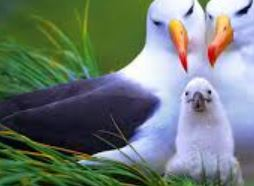
%> input picture img.jpg, 254 x 186 px
$ octave tensor4.m   (GNU Octave 9; MATLAB toolbox functions it lacks are replaced by stand-ins)
%> lines starting %> are read from the running program, lines starting %| are printed output that depends on the picture
clear all;close all;clc
[filename,filepath]=uigetfile('.jpg','输入一个图像');% read a picture
%> the answer given: img.jpg
file=strcat(filepath,filename);
IMG=imread(file);
%> IMG is the input picture: size 186x254x3 uint8; mean R, G, B 110, 123.2, 117.1
IMG = double(rgb2gray(IMG));% Convert to gray image
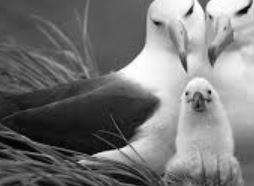
%> IMG: size 186x254 double; min 1, max 255, mean 118.5
figure('name','Gray image'),imshow(mat2gray(IMG));
I = imresize(IMG,[30,10]);% resize to be easy to verify. Also can be [30 10]
[m,n] = size(I);
%> m = 30; n = 10

 % X*Q make every column of X move to the right circularly
 Q = [zeros(n-1,1),eye(n-1);1,zeros(1,n-1)];

 % P*X make every row of X move down
 P = [zeros(1,m-1),1;eye(m-1),zeros(m-1,1)];

 % Initialize a four-dimensional tensor. Concretely,
 % the first and second dimension show the picture,
 % the third dimension repensents the picture moved to the right ordinal
 % times,
 % and the fourth dimension repensents the picture moved down ordinal times
 tensor = zeros(m,n,n,m);
for i = 1:n
    for j = 1:m
        tempQ = Q^mod(i-1,n);
        tempP = P^mod(j-1,m);
        tensor(:,:,i,j) = tempP*I*tempQ;
    end
end

 % Convert tensor to 2-D form that can be observed.
tt = zeros(m*n,n*m);
for i = 1:n
    for j = 1:m
        tt((i-1)*m+1:i*m,(j-1)*n+1:j*n) = tensor(:,:,i,j);
    end
end
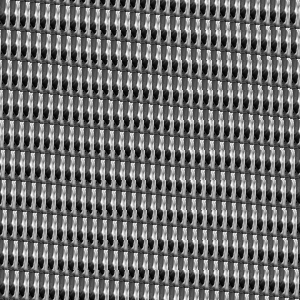
%> tt: size 300x300 double; min 13.6, max 255.1, mean 118.6; drawn with min black and max white
figure('name','Cyclic matrix')
imshow(mat2gray(tt));
 % 'tt' is the partitioned matrix of the n row m column, in which
 % each bolck is m*n. So 'tt' is square matrix.

 % Obtain the four-dimensional Fourier transform of the tensor
T = fftn(tensor);

 % 'TT' is the observed form of 'T'
TT = zeros(m*n,n*m);
for i = 1:n
    for j = 1:m
        TT((i-1)*m+1:i*m,(j-1)*n+1:j*n) = T(:,:,i,j);
    end
end
figure('name','Fourier transform'),imshow(log(abs(TT)));
%> after `imshow(log(abs(TT)))`:
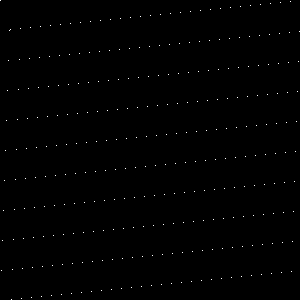
%> displayed picture: size 300x300, on the screen's scale of 0 to 255; 0.33% white in thin lines or dots

 % The observed form of the result of Fourier transform
 % is no diagonalization matrix.
 % Fortunately,the position of the nonzero elements is full-rank, and the
 % num of the elements is same with the rank.
 % If we relpace the nonzero elements with '1' and others '0', the matrix
 % is orthogonal matrix(正交矩阵).
 % The product of it and its transpose is diagonalization matrix.
[r,c] = find(log(abs(TT))>2);
%> r = 300 values from 1 to 300; c = 300 values from 1 to 300
waoo = zeros(m*n,n*m);% waoo is just an onomatopoeia word(哇哦..)
figure('name','Green * is the position of the nonzeros elements');
for i = 1:size(r,1)
plot(r(i),c(i),'g*','markersize',12);hold on;
waoo(r(i),c(i)) = 1;
end
%> waoo: size 300x300 double; values 0 (black) and 1 (white), 0.33% white in thin lines or dots
figure('name','Product of TT and the transpose of TT')
imshow(abs(waoo*waoo'))


% The follows is the process in which only 2-D Fourier transform is used
% The range of the 2-D Fourier transform is the m*n block.
I = imresize(IMG,[10,30]);
[m,n] = size(I);
%> m = 10; n = 30
Q = [zeros(n-1,1),eye(n-1);1,zeros(1,n-1)];
P = [zeros(1,m-1),1;eye(m-1),zeros(m-1,1)];
B = zeros(m*n,n*m);
 for i = 1:n
     for j = 1:m
         tempQ = Q^mod(i-1,n);
         tempP = P^mod(j-1,m);
         B(m*(i-1)+1:m*i,n*(j-1)+1:n*j) = fft2(tempP*I*tempQ);
     end
 end

 % The matrix C is same(or like) the matrix TT.
 C = zeros(m*n,n*m);
 for i = 1:m
     for j = 1:n
         Ctemp = zeros(n,m);
         for ii = 1:n
             for jj = 1:m
                 Ctemp(ii,jj) = B((ii-1)*m+i,(jj-1)*n+j);
             end
         end
         C((i-1)*n+1:i*n,(j-1)*m+1:j*m) = fft2(Ctemp);
     end
 end
 figure
 subplot(1,2,1)
 imshow(mat2gray(log(abs(B))+10*ones(size(B))));subplot(1,2,2)
%> after `imshow(mat2gray(log(abs(B))+10*ones(size(B))))`:
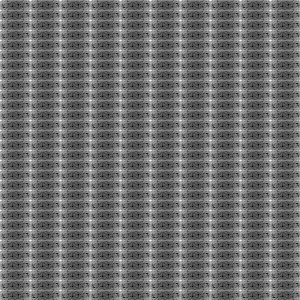
%> displayed picture: size 300x300, on the screen's scale of 0 to 255; min 0, max 255, mean 108.9
 D = log(abs(C));
 % remove the '-inf'
 inf_ind = isinf(D);
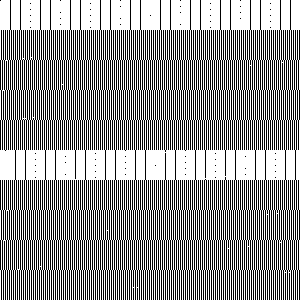
%> inf_ind: size 300x300 logical; 58.6% white; black in thin lines or dots
 [r,c] = find(inf_ind == 1);
%> r = 52752 values from 1 to 300; c = 52752 values from 1 to 300
 for i = 1:size(r,1)
 D(r(i),c(i)) = -20;
 end
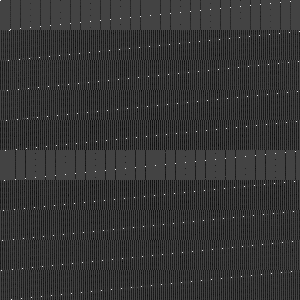
%> D: size 300x300 double; min -32.98, max 16.18, mean -22.91; drawn with min black and max white
D = D + 30*ones(size(D));
imshow(mat2gray(D));
[r c] = find(abs(C)>2);
%> r = 300 values from 1 to 300; c = 300 values from 1 to 300
waoo = zeros(m*n,n*m);
figure;
for i = 1:size(r,1)
plot(r(i),c(i),'g*','markersize',20);hold on;
waoo(r(i),c(i)) = 1;
end
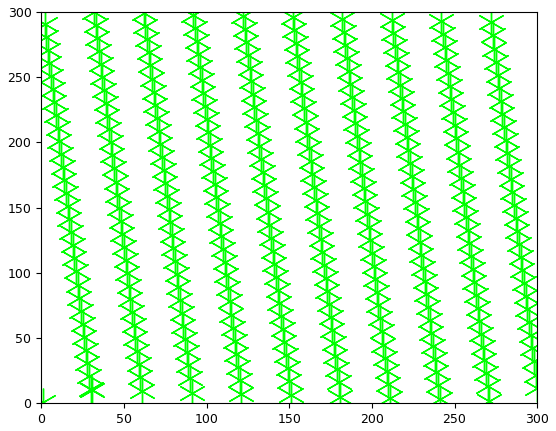
%> figure redrawn from the program's plot data
figure
imshow(abs(waoo*waoo'))
